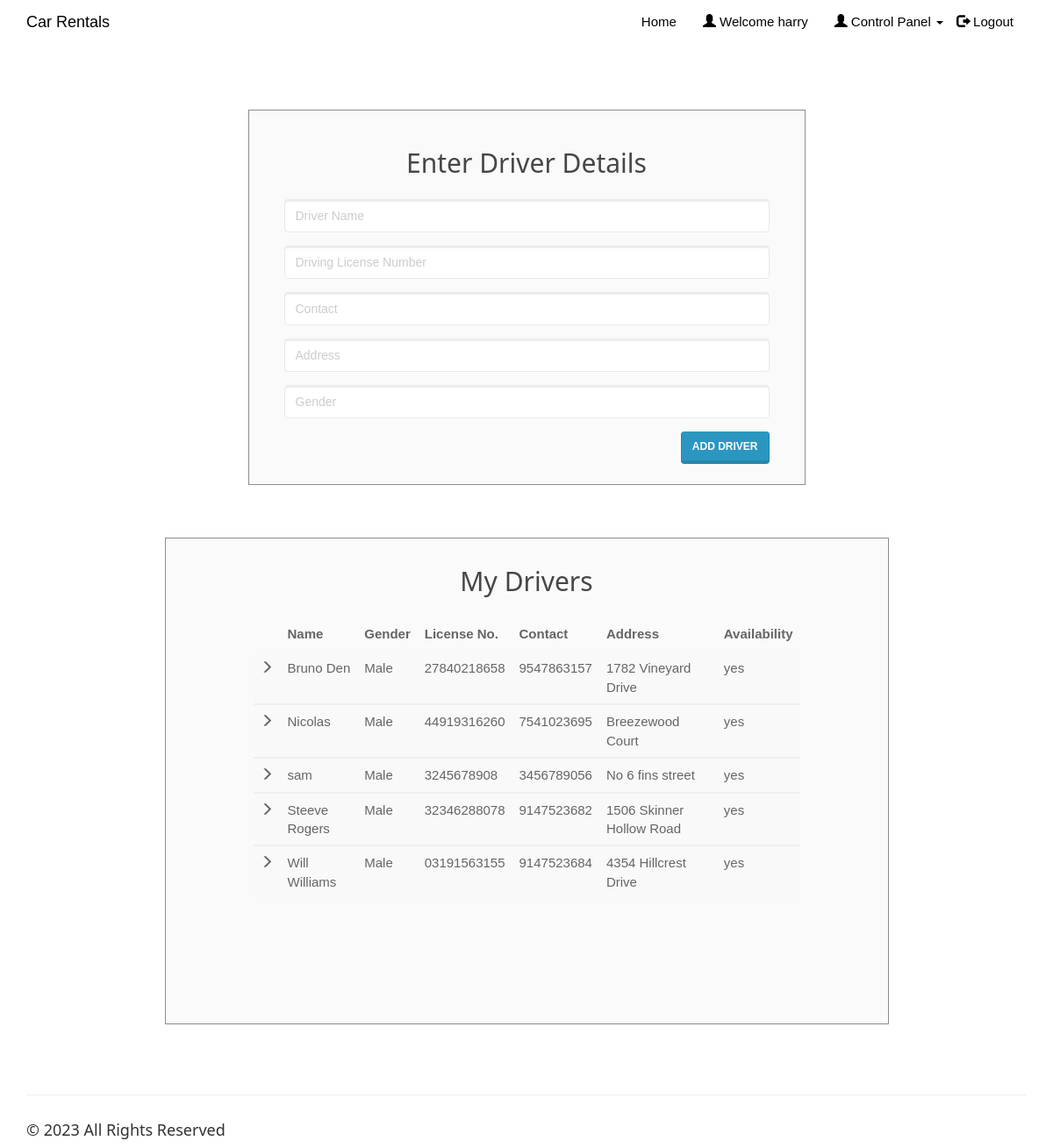
Page /enterdriver.php (signed in) on the committed database.
### tables this page shows
CREATE TABLE `driver` (
  `driver_id` int(20) NOT NULL,
  `driver_name` varchar(50) NOT NULL,
  `dl_number` varchar(50) NOT NULL,
  `driver_phone` varchar(15) NOT NULL,
  `driver_address` varchar(50) NOT NULL,
  `driver_gender` varchar(10) NOT NULL,
  `client_username` varchar(50) NOT NULL,
  `driver_availability` varchar(10) NOT NULL
);

### enterdriver.php (the view, shortened to what this page needs)
<!DOCTYPE html>
<html>
<?php
include('session_client.php'); ?>
<head>
<link rel="stylesheet" href="assets/bootstrap/css/bootstrap.min.css">
<link rel="stylesheet" href="assets/fonts/font-awesome.min.css">
    <link rel="stylesheet" href="assets/w3css/w3.css">
<link rel="stylesheet" type="text/css" href="assets/css/customerlogin.css">
<link rel="stylesheet" type="text/css" media="screen" href="assets/css/clientpage.css" />
</head>
<body>
 <nav class="navbar navbar-custom navbar-fixed-top" role="navigation" style="color: black">
        <div class="container">
            <div class="navbar-header">
                <a class="navbar-brand page-scroll" href="index.php">
                   Car Rentals </a>
            </div>
            <?php
                if(isset($_SESSION['login_client'])){
            ?>
            <div class="collapse navbar-collapse navbar-right navbar-main-collapse">
                <ul class="nav navbar-nav">
                    <li>
                        <a href="index.php">Home</a>
                    </li>
                    <li>
                        <a href="#"><span class="glyphicon glyphicon-user"></span> Welcome <?php echo $_SESSION['login_client']; ?></a>
                    </li>
                    <li>
                    <ul class="nav navbar-nav navbar-right">
            <li><a href="#" class="dropdown-toggle active" data-toggle="dropdown" role="button" aria-haspopup="true" aria-expanded="false"><span class="glyphicon glyphicon-user"></span> Control Panel <span class="caret"></span> </a>
            </li>
          </ul>
                    </li>
                    <li>
                        <a href="logout.php"><span class="glyphicon glyphicon-log-out"></span> Logout</a>
                    </li>
                </ul>
            </div>
            <?php
                }
                ?>
        </div>
    </nav>
    <div class="container" style="margin-top: 65px;" >
    <div class="col-md-7" style="float: none; margin: 0 auto;">
      <div class="form-area">
        <form role="form" action="enterdriver1.php" method="POST">
        <br style="clear: both">
          <h3 style="margin-bottom: 25px; text-align: center; font-size: 30px;"> Enter Driver Details </h3>
          <div class="form-group">
            <input type="text" class="form-control" id="driver_name" name="driver_name" placeholder="Driver Name " required autofocus="">
          </div>
          <div class="form-group">
            <input type="text" class="form-control" id="dl_number" name="dl_number" placeholder="Driving License Number" required>
          </div>
          <div class="form-group">
            <input type="text" class="form-control" id="driver_phone" name="driver_phone" placeholder="Contact" required>
          </div>
          <div class="form-group">
            <input type="text" class="form-control" id="driver_address" name="driver_address" placeholder="Address" required>
          </div>
          <div class="form-group">
            <input type="text" class="form-control" id="driver_gender" name="driver_gender" placeholder="Gender" required>
          </div>
           <button type="submit" id="submit" name="submit" class="btn btn-primary pull-right"> Add Driver</button>
        </form>
      </div>
    </div>
    <div class="col-md-9" style="float: none; margin: 0 auto;">
    <div class="form-area" style="padding: 0px 100px 100px 100px;">
        <form action="" method="POST">
        <br style="clear: both">
          <h3 style="margin-bottom: 25px; text-align: center; font-size: 30px;"> My Drivers </h3>
<?php
$user_check=$_SESSION['login_client'];
$sql = "SELECT * FROM driver d WHERE d.client_username='$user_check' ORDER BY driver_name";
$result = mysqli_query($conn, $sql);
if (mysqli_num_rows($result) > 0) {
  ?>
  <table class="table table-striped">
    <thead class="thead-dark">
      <tr>
        <th>     </th>
        <th> Name</th>
        <th> Gender </th>
        <th> License No. </th>
        <th> Contact </th>
        <th> Address </th>
        <th> Availability </th>
      </tr>
    </thead>
    <?PHP
      while($row = mysqli_fetch_assoc($result)){
    ?>
  <tbody>
    <tr>
      <td> <span class="glyphicon glyphicon-menu-right"></span> </td>
      <td><?php echo $row["driver_name"]; ?></td>
      <td><?php echo $row["driver_gender"]; ?></td>
      <td><?php echo $row["dl_number"]; ?></td>
      <td><?php echo $row["driver_phone"]; ?></td>
      <td><?php echo $row["driver_address"]; ?></td>
      <td><?php echo $row["driver_availability"]; ?></td>
    </tr>
  </tbody>
  <?php } ?>
  </table>
    <br>
  <?php } else { ?>
  <h4><center>0 Drivers available</center> </h4>
  <?php } ?>
        </form>
</div>
        </div>
    </div>
</body>
<footer class="site-footer">
        <div class="container">
            <hr>
            <div class="row">
                <div class="col-sm-6">
                    <h5>© <?php echo date("Y"); ?> All Rights Reserved</h5>
                </div>
            </div>
        </div>
    </footer>
</html>

### assets/w3css/w3.css (style rules this page uses)
*,*:before,*:after { box-sizing:inherit }
html { -ms-text-size-adjust:100%;-webkit-text-size-adjust:100% }
body { margin:0 }
article,aside,details,figcaption,figure,footer,header,main,menu,nav,section,summary { display:block }
a { background-color:transparent;-webkit-text-decoration-skip:objects }
hr { box-sizing:content-box;height:0;overflow:visible }
button,input,select,textarea { font:inherit;margin:0 }
button,input { overflow:visible }
button,select { text-transform:none }
button,html [type=button],[type=reset],[type=submit] { -webkit-appearance:button }
html,body { font-family:Verdana,sans-serif;font-size:15px;line-height:1.5 }
html { overflow-x:hidden }
h3 { font-size:24px }
h5 { font-size:18px }
h1,h2,h3,h4,h5,h6 { font-family:"Segoe UI",Arial,sans-serif;font-weight:400;margin:10px 0 }
hr { border:0;border-top:1px solid #eee;margin:20px 0 }
a { color:inherit }

### assets/css/customerlogin.css (style rules this page uses)
body, html { height: 100%; }
body { padding-top: 50px; background-size: 100%; }
footer { display: block; }

### rows in the picture
driver: driver_name "Bruno Den", driver_gender "Male", dl_number "27840218658", driver_phone "9547863157", driver_address "1782 Vineyard Drive", driver_availability "yes"
driver: driver_name "Nicolas", driver_gender "Male", dl_number "44919316260", driver_phone "7541023695", driver_address "Breezewood Court", driver_availability "yes"
driver: driver_name "sam", driver_gender "Male", dl_number "3245678908", driver_phone "3456789056", driver_address "No 6 fins street", driver_availability "yes"
driver: driver_name "Steeve Rogers", driver_gender "Male", dl_number "32346288078", driver_phone "9147523682", driver_address "1506 Skinner Hollow Road", driver_availability "yes"
driver: driver_name "Will Williams", driver_gender "Male", dl_number "03191563155", driver_phone "9147523684", driver_address "4354 Hillcrest Drive", driver_availability "yes"

### other values in the picture
$_SESSION['login_client'] "harry"
